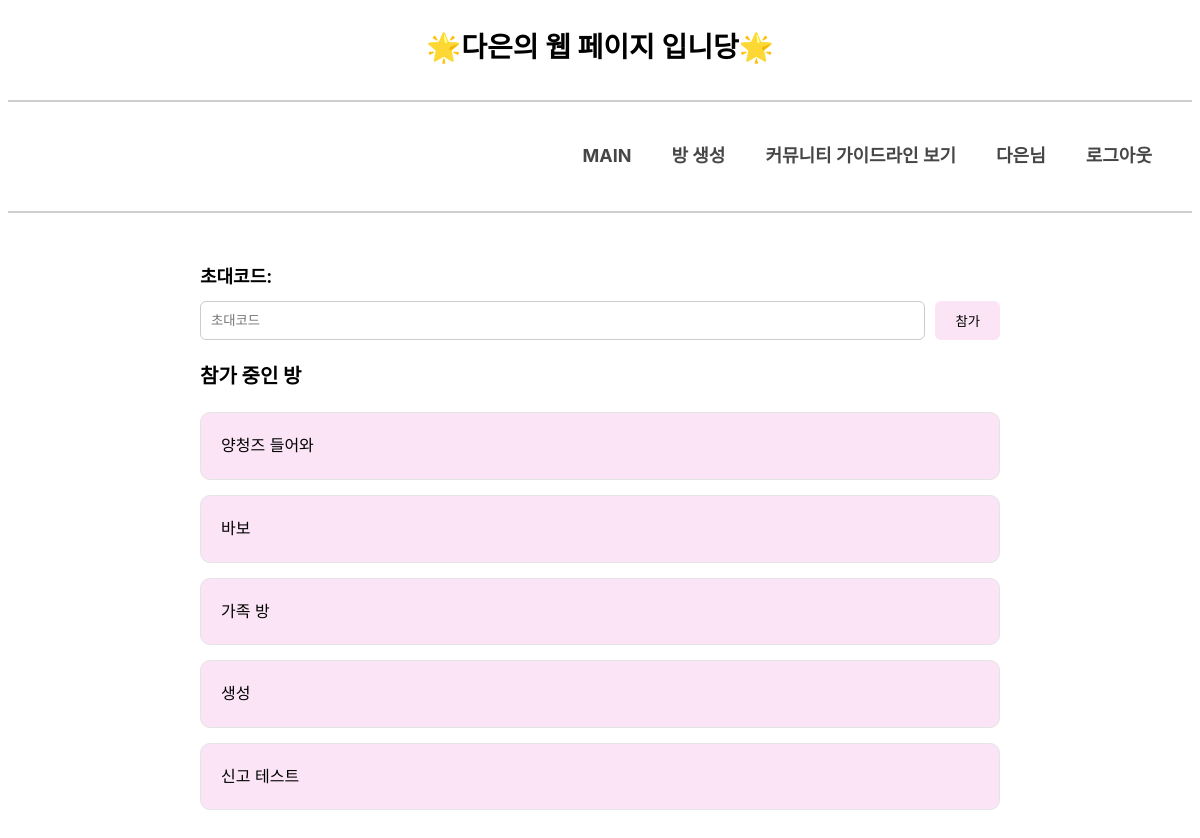
Before: / (signed in) with the older database file.
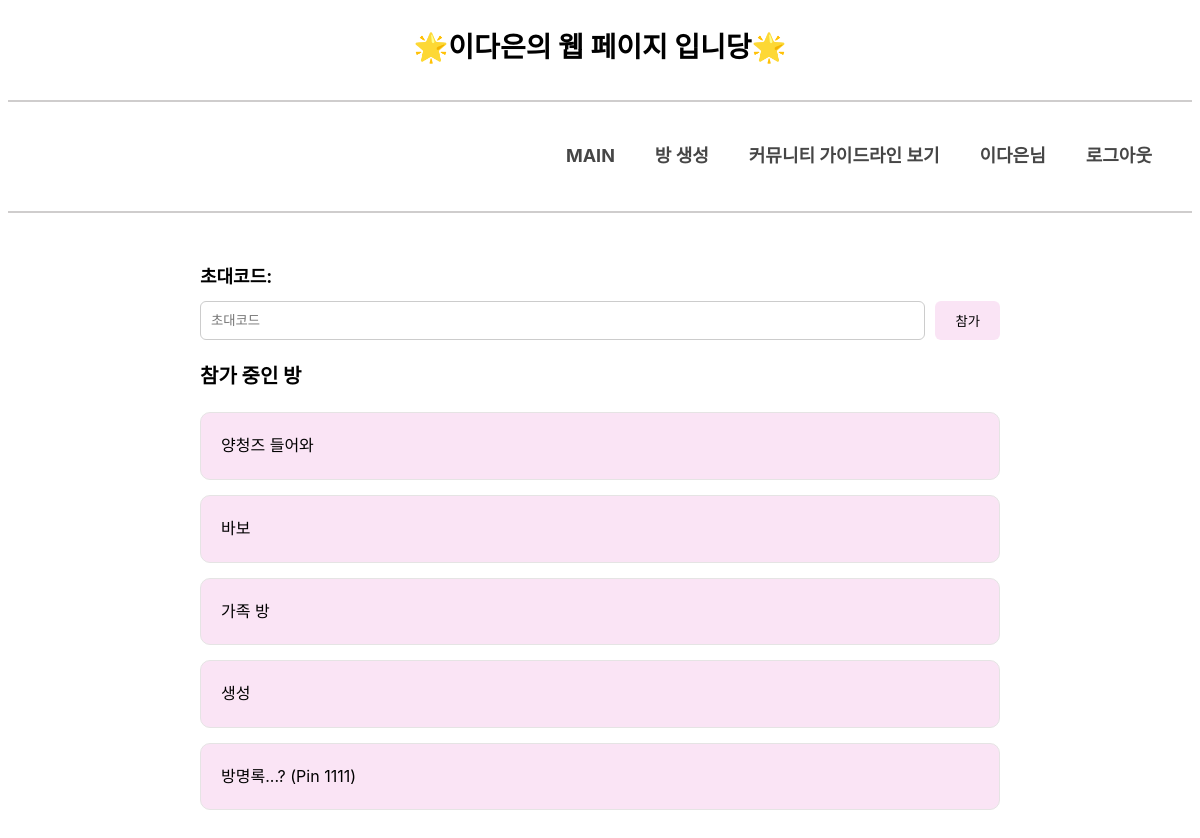
After: the same page with the newer database file.
### user/models.py (models this page shows, shortened)
class User(AbstractUser):
    nickname = models.CharField(max_length=30)
    user_gender = models.CharField(max_length=10)
    user_profile_image = models.ImageField(upload_to=user_profile_image_path, blank=True, default="images/default_profile.png")

### board/models.py (models this page shows, shortened)
class Room(models.Model):
    name=models.CharField(max_length=100)
    pin_updated_at = models.DateTimeField(auto_now=True)
    require_pin_everytime = models.BooleanField(default=True) # 비밀번호 매번 입력, True는 매번 입력
    slug=models.UUIDField(default=uuid.uuid4,unique=True) #초대링크 생성 / unique=True => 중복방지
    created_by=models.ForeignKey(settings.AUTH_USER_MODEL,on_delete=models.CASCADE) # 방 생성자
    created_at=models.DateTimeField(auto_now_add=True) # 날짜 및 시간 설정 / auto_now_add= => 자동으로 현재 날짜 및 시간 저장
    password=models.CharField(max_length=4,blank=True) # PIN 번호 설정

### main_page/views.py (the view, shortened to what this page needs)
# urls.py: path('',views.main, name='main'),
def main(request):
    if not request.user.is_authenticated:
        return render(request, "main/main.html")
    user_rooms = UserRoom.objects.filter(user=request.user).select_related('room')
    rooms = [ur.room for ur in user_rooms]
    return render(request, "main/main.html", {"rooms": rooms})

### main_page/templates/main/main.html (shortened to what this page needs)
{% extends 'main/base.html' %}
{% block content %}
{% if user.is_authenticated %}
<div style="max-width: 800px; margin: 30px auto; padding: 20px;">
    <div style="margin-bottom: 20px;">
        <label style="font-size: 18px; font-weight: bold;">초대코드:</label>
        <form method="post" style="display: flex; gap: 10px; margin-top: 10px;">
            <input type="text" name="link" placeholder="초대코드"
                style="flex: 1; padding: 10px; border: 1px solid #ccc; border-radius: 6px;" required>
            <button type="submit"
                style="background: #f8daf2b9; color: black; border: none; border-radius: 6px; padding: 10px 20px; cursor: pointer;">
                참가
            </button>
        </form>
    </div>
    <h2 style="font-size: 20px; font-weight: bold; margin: 20px 0;">참가 중인 방</h2>
    {% if rooms %}
    <div style="display: flex; flex-direction: column; gap: 15px;">
        <div style="display: flex; flex-direction: column; gap: 15px;">
            {% for room in rooms %}
                <a href="javascript:void(0);"
                   class="room-card"
                   onclick="openPinModal('{{ room.slug }}', {% if room.password %}true{% else %}false{% endif %})"
                   style="border: 1px solid #e5e4e4; border-radius: 10px; padding: 20px;
                          background: #f8daf2b9; display: block; text-decoration: none; color: black;
                          transition: transform 0.2s ease;">
                    {{ room.name }}
                </a>
            {% endfor %}
        </div>
    </div>
    {% else %}
        <p style="color: #f8daf2b9;">아직 참가한 방이 없습니다.</p>
    {% endif %}
</div>
{% else %}
    <h5 id="header_title">로그인 후 여러분만의 소통 게시판을 만들어보세요!</h5>
{% endif %}
{% endblock %}

### main_page/templates/main/base.html (shortened to what this page needs)
{% load static %}
<!DOCTYPE html>
<html lang="ko">
<head>
</head>
<body>
    <header>
        <h2 id="header_title">🌟{{ user.nickname|default:"게스트" }}의 웹 페이지 입니당🌟</h2>
    </header>
    <hr>
    <nav>
        <ul>
            <li><a href="/">MAIN</a></li>
            {% if user.is_authenticated %}
                <li><a href="{% url 'board:create_room' %}">방 생성</a></li>
                <li><a href="#" id="open-guidelines-btn">커뮤니티 가이드라인 보기</a></li>
                <li class="user-info"><a href="{% url 'user:mypage' %}">{{ user.nickname }}님</a></li>
                <li><a href="{% url 'user:logout' %}">로그아웃</a></li>
            {% else %}
                <li><a href="{% url 'user:login_page' %}">로그인</a></li>
            {% endif %}
        </ul>
    </nav>
    <hr>
    <main>
        {% block content %}
        {% endblock %}
    </main>
</body>
</html>

### main_page/templates/main/base.html (style rules this page uses)
body { background-color: #ffffff; font-family: -apple-system, BlinkMacSystemFont, 'Segoe UI', Roboto, sans-serif; line-height: 1.6; }
#header_title { text-align: center; font-size: 28px; margin: 25px 0; }
nav { width: 100%; background-color: #ffffffb9; padding: 10px 40px; box-sizing: border-box; }
nav ul { display: flex; justify-content: flex-end; align-items: center; list-style: none; margin: 0; padding: 0; }
nav ul li { margin-left: 40px; font-weight: bold; font-size: 18px; }
nav ul li a { text-decoration: none; color: #000000b9; font-size: 18px; }
.user-info { font-size: 18px; display: flex; align-items: center; }
hr { border: none; height: 2px; background: #c8c6c6dd; margin: 30px 0; }

Changed rows visible on the page:
removed Room: name "신고 테스트"
changed User: nickname "다은" → "이다은"
added Room: name "방명록...? (Pin 1111)"
